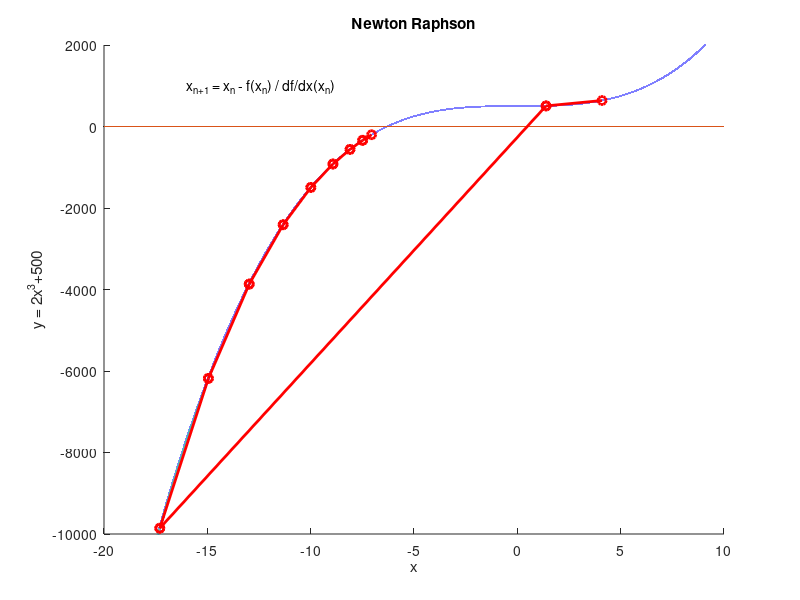
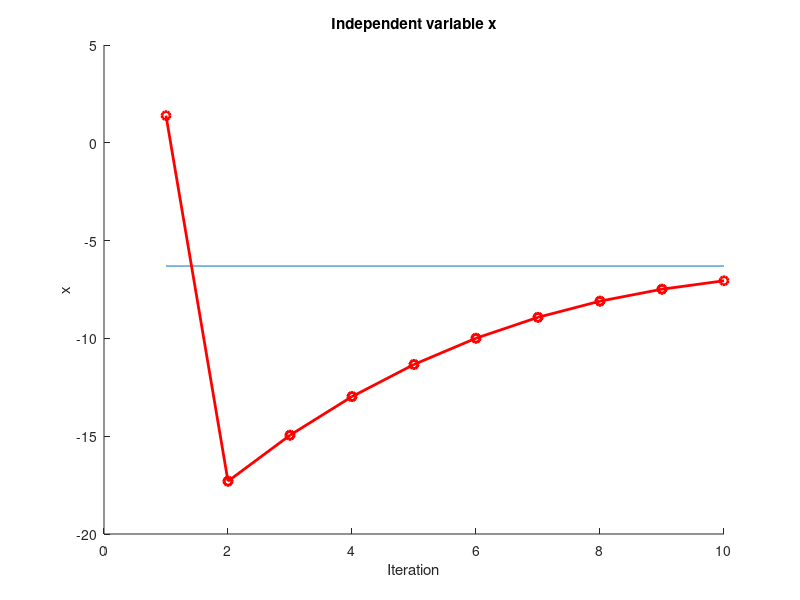
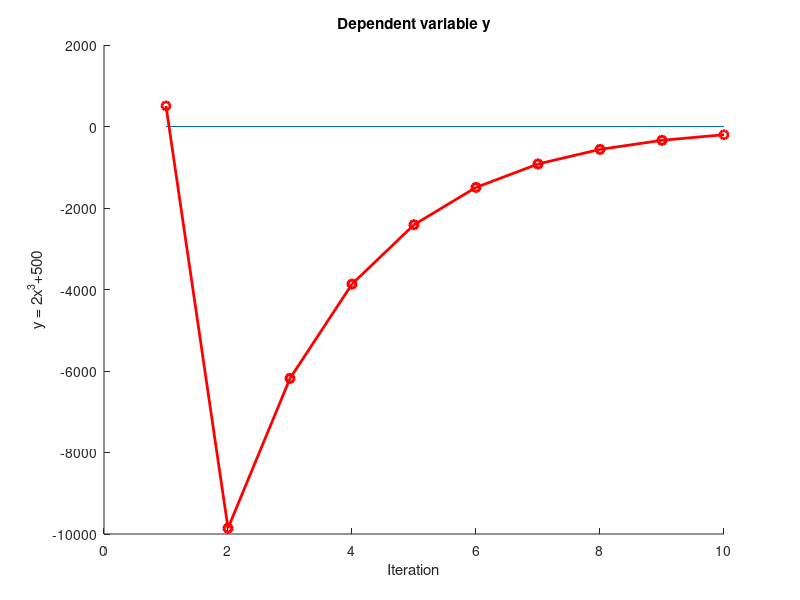

Write MATLAB code to recreate these figures, in order.
clc; clear all;
hold on;
pause(3)
x=-50:0.0001:50;
y=2.*x.*x.*x+500;
plot(x,y,'lineWidth',2)
xlim([-20 10]);
ylim([-1e4 2e3]);
plot([-20 10],[0 0])
title('Newton Raphson');
text(-16,1000,'x_n_+_1 = x_n - f(x_n) / df/dx(x_n)')
xlabel('x');ylabel('y = 2x^3+500');
estXold = 4.1;
yold = 2*estXold*estXold*estXold+500;

for i=1:10
    estXnew = estXold - (2*estXold*estXold*estXold+500)/(14*estXold*estXold);
    ynew = 2*estXnew*estXnew*estXnew+500;
    yValues(i) = ynew;
    xValues(i) = estXnew;
    hLine(i) = plot([estXold,estXnew],[yold,ynew],'-ro','lineWidth',2);
    estXold = estXnew;
    yold = ynew;
    pause(1);
end

figure;
hold on;
xlabel('Iteration');ylabel('x')
title('Independent variable x')
plot([1 10],[-6.2996 -6.2996])
% ylim([-6 4])
for i=1:9
plot(i:i+1,[xValues(i) xValues(i+1)],'r-o','lineWidth',2);
pause(1)
end

figure;
hold on;
xlabel('Iteration');ylabel('y = 2x^3+500')
title('Dependent variable y')
plot([1 10],[0 0])
% ylim([-6000 2000]);
for i=1:9
plot(i:i+1,[yValues(i) yValues(i+1)],'r-o','lineWidth',2);
pause(1)
end
